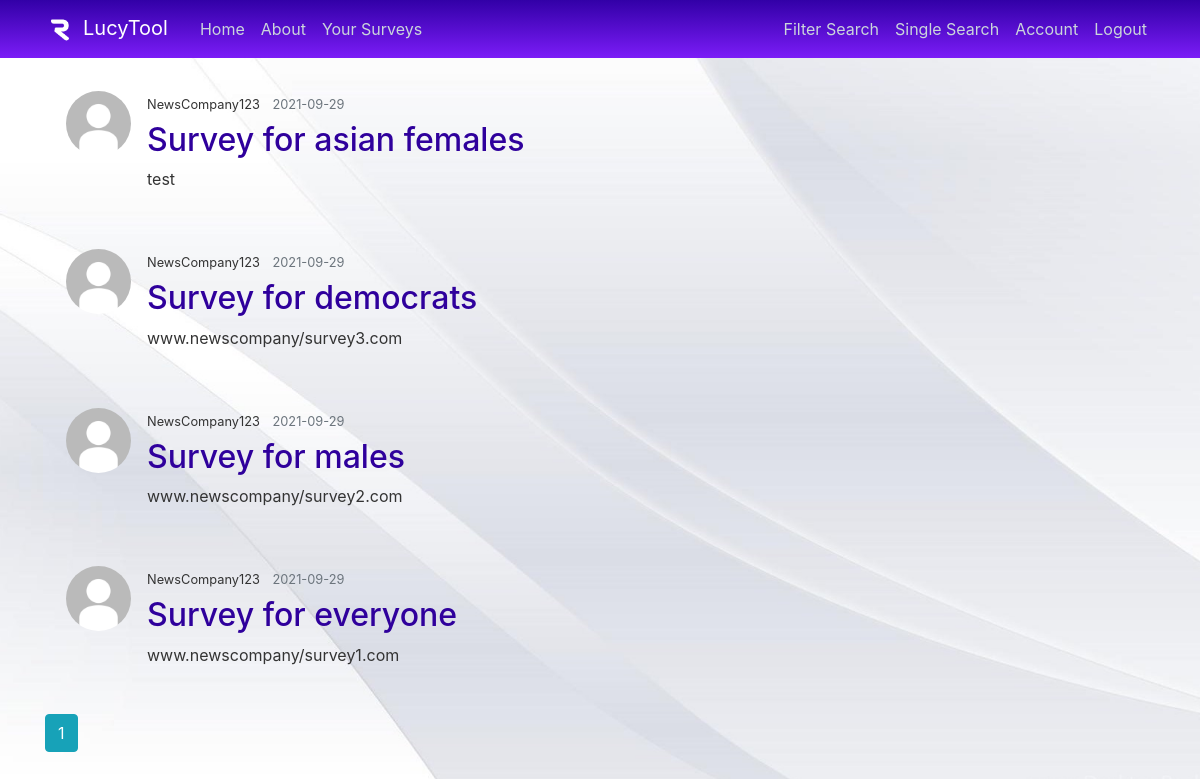
Screenshot of /company/surveys/NewsCompany123 (signed in) with the database file from the repository.
### webApp/models.py (models this page shows, shortened)
class Survey(db.Model):
    id = db.Column(db.Integer, primary_key=True)
    title = db.Column(db.String(100), nullable=False)
    date_posted = db.Column(db.DateTime, nullable=False, default=datetime.utcnow)
    description = db.Column(db.Text, nullable=False)
    incentive = db.Column(db.String(100), nullable=False)
    link = db.Column(db.String(100), nullable=False)
    assigned_to = db.Column(db.Text, nullable=True)
    user_id = db.Column(db.Integer, db.ForeignKey('user.id'), nullable=False)

class User(db.Model, UserMixin):
    id = db.Column(db.Integer, primary_key=True)
    user_id = db.Column(db.String(10), unique=True, nullable=False, default='User ID')
    username = db.Column(db.String(20), unique=True, nullable=False)
    email = db.Column(db.String(120), unique=True, nullable=False)
    image_file = db.Column(db.String(20), nullable=False, default='default.jpg')
    password = db.Column(db.String(60), nullable=False)
    posts = db.relationship('Post', backref='author', lazy=True)
    user_type = db.Column(db.String(20), nullable=False, default='')
    age = db.Column(db.Integer, default=float("nan"))
    city = db.Column(db.String(100), nullable=False, default='')
    state = db.Column(db.String(50), nullable=False, default='')
    first_name = db.Column(db.String(50), nullable=False, default='')
    last_name = db.Column(db.String(50), nullable=False, default='')
    birthday = db.Column(db.DateTime, nullable=False, default=0)
    gender = db.Column(db.String(20), nullable=False, default='')
    race = db.Column(db.String(50), nullable=False, default='')
    ethnicity = db.Column(db.String(50), nullable=False, default='')
    religious_affiliation = db.Column(db.String(50), nullable=False, default='')
    political_affiliation = db.Column(db.String(50), nullable=False, default='')
    social_class = db.Column(db.String(20), nullable=False, default='')
    sexuality = db.Column(db.String(20), nullable=False, default='')
    hobbies = db.Column(db.Text, nullable=False, default='')
    college_major = db.Column(db.Text, nullable=False, default='')
    career_field = db.Column(db.Text, nullable=False, default='')
    phone_number = db.Column(db.String(20), unique=True, nullable=True, default=float("nan"))
    surveys = db.Column(db.Text, nullable=True)
    company_name = db.Column(db.String(50), nullable=False, default='')
    surveys = db.relationship('Survey', backref='author', lazy=True)

### webApp/users/routes.py (the view)
@users.route("/company/surveys/<string:username>")
def user_surveys(username):
    page = request.args.get('page', 1, type=int)
    user = User.query.filter_by(username=username).first_or_404()
    surveys = Survey.query.filter_by(author=user)\
        .order_by(Survey.date_posted.desc())\
        .paginate(page=page, per_page=5)
    return render_template('company_surveys.html', surveys=surveys, user=user)

### webApp/models.py (called while the page is built)
@login_manager.user_loader
def load_user(user_id):
    return User.query.get(int(user_id))

### webApp/templates/company_surveys.html
{% extends "layout.html" %}
{% block content %}
    {% for survey in surveys.items %}
        {%  if survey.author == current_user %}
            <article class="media content-section">
                <img class="rounded-circle article-img" src="{{ url_for('static', filename='profile_pics/' + survey.author.image_file) }}">
                <div class="media-body">
                    <div class="article-metadata">
                        <small class="mr-2">{{ survey.author.username }}</small>
                        <small class="text-muted">{{ survey.date_posted.strftime('%Y-%m-%d') }}</small>
                    </div>
                    <h2><a class="article-title" href="{{ url_for('surveys.survey', survey_id=survey.id) }}">{{ survey.title }}</a></h2>
                    <p class="article-content">{{ survey.link }}</p>
                </div>
            </article>
        {% endif %}
    {% endfor %}
    {% for page_num in surveys.iter_pages(left_edge=1, right_edge=1, left_current=1, right_current=2) %}
        {% if page_num %}
            {% if surveys.page == page_num %}
                <a class="btn btn-info mb-4" href="{{ url_for('main.home', page=page_num) }}">{{ page_num }}</a>
            {% else %}
                <a class="btn btn-outline-info mb-4" href="{{ url_for('main.home', page=page_num) }}">{{ page_num }}</a>
            {% endif %}
        {% else %}
            ...
        {% endif %}
    {% endfor %}
{% endblock content %}

### webApp/static/main.css (style rules this page uses)
html { background: url(background1.jpg) no-repeat center center fixed; -webkit-background-size: cover; -moz-background-size: cover; -o-background-size: cover; background-size: cover; }
body { background: #fafafa00; color: #333333; margin-top: 5rem; }
h1, h2, h3, h4, h5, h6 { color: #444444; }
.content-section { background: #ffffff00; padding: 10px 20px; border: 1px solid #dddddd00; border-radius: 3px; margin-bottom: 20px; }
.article-title { color: #2f009c; }
.article-content { white-space: pre-line; }
.article-img { height: 65px; width: 65px; margin-right: 16px; }
.article-metadata { padding-bottom: 1px; margin-bottom: 4px; border-bottom: 1px solid #e3e3e300 }

### rows the page displays
Survey: image_file (placeholder picture), author.username "NewsCompany123", date_posted "2021-09-29", title "Survey for asian females", link "test"
Survey: image_file (placeholder picture), author.username "NewsCompany123", date_posted "2021-09-29", title "Survey for democrats", link "www.newscompany/survey3.com"
Survey: image_file (placeholder picture), author.username "NewsCompany123", date_posted "2021-09-29", title "Survey for males", link "www.newscompany/survey2.com"
Survey: image_file (placeholder picture), author.username "NewsCompany123", date_posted "2021-09-29", title "Survey for everyone", link "www.newscompany/survey1.com"

### other values shown
{{ page_num }} "1"
